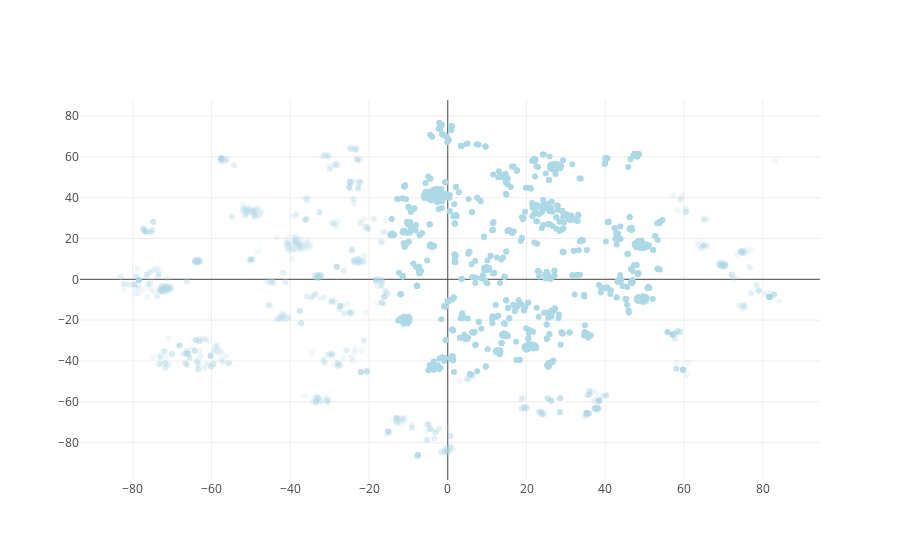

Notebook cell for this chart:
### Code cell
data = [
    go.Scatter(
        x = tsne_df.iloc[:2000,0].values,
        y = tsne_df.iloc[:2000,1].values,
        text = tsne_df.iloc[:2000,2].values,
        hoverinfo = 'text',
        marker = dict(
            color = 'lightblue'
        ),
        mode='markers',
        showlegend = False
    )
]

iplot(data, filename = "add-hover-text")

### Figure 1 — Plotly figure (JSON) as saved in the notebook; plotly's stock layout.template omitted (floating-point values rounded to 4 significant figures; data arrays with more than 128 entries replaced by an {"elided": "..."} marker saying what was removed)
{"data": [{"hoverinfo": "text", "marker": {"color": "lightblue"}, "mode": "markers", "selectedpoints": {"elided": "979 int values"}, "showlegend": false, "text": {"elided": "2000 str values"}, "type": "scatter", "uid": "2d229024-878b-4edc-b0c2-6b75795c1626", "x": {"elided": "2000 float values"}, "y": {"elided": "2000 float values"}}], "layout": {"autosize": true, "dragmode": "zoom", "xaxis": {"autorange": true, "range": [-93.54, 94.67], "showspikes": false, "type": "linear"}, "yaxis": {"autorange": true, "range": [-99.01, 88.53], "showspikes": false, "type": "linear"}}}
